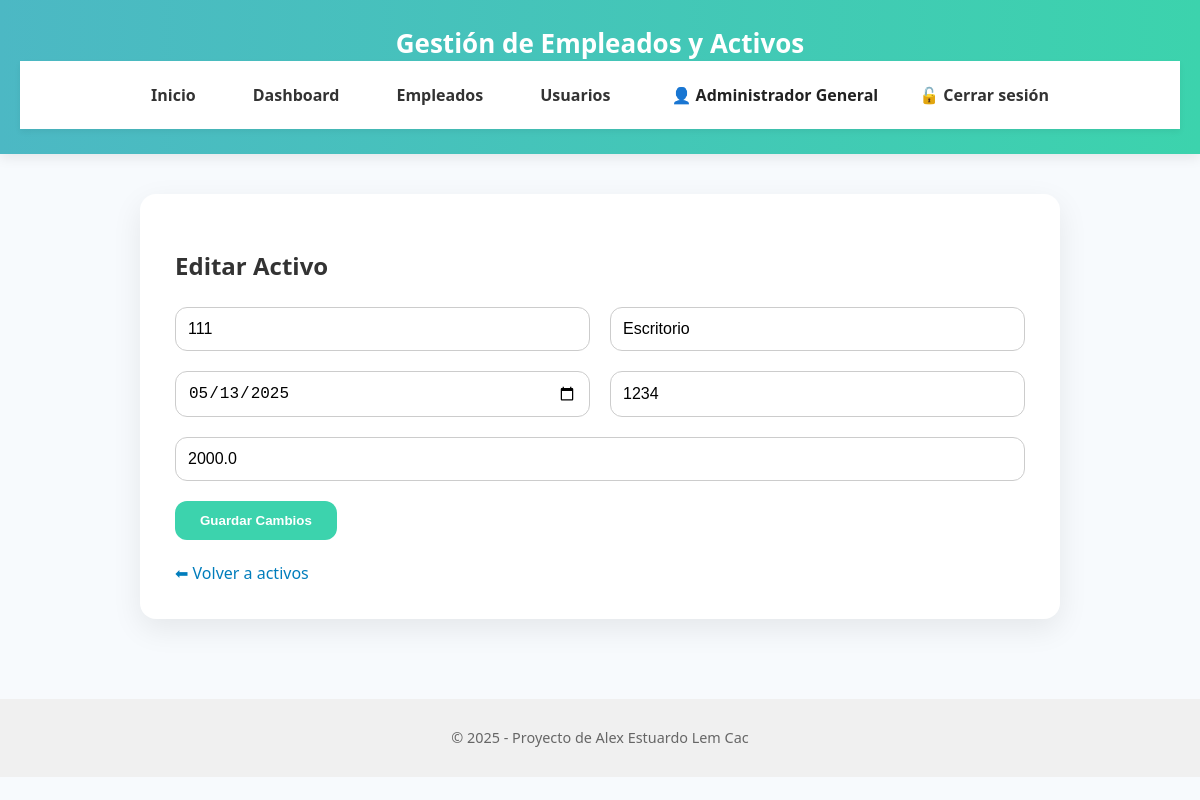
The page /activos/editar/1 (signed in) on the database its author committed.
### tables this page shows
CREATE TABLE activos (
    id INTEGER PRIMARY KEY AUTOINCREMENT,
    numero_activo TEXT UNIQUE NOT NULL,
    descripcion TEXT NOT NULL,
    fecha_compra TEXT NOT NULL,
    numero_factura TEXT NOT NULL,
    monto REAL NOT NULL,
    id_empleado INTEGER NOT NULL,
    FOREIGN KEY(id_empleado) REFERENCES empleados(id)
);

### controllers/activos.py (the view, shortened to what this page needs)
@activos_bp.route('/editar/<int:id_activo>', methods=['GET', 'POST'])
@login_required
@admin_required
def editar_activo(id_activo):
    if request.method == 'GET':
        activo = obtener_activo_por_id(id_activo)
        return render_template('editar_activo.html', activo=activo)

### models/activo_model.py (called while the page is built)
def conectar():
    return sqlite3.connect(Config.DATABASE)

def obtener_activo_por_id(id_activo):
    conn = conectar()
    cursor = conn.cursor()
    cursor.execute("SELECT * FROM activos WHERE id = ?", (id_activo,))
    activo = cursor.fetchone()
    conn.close()
    return activo

### utils/decoradores.py (called while the page is built)
def login_required(f):
    @wraps(f)
    def decorated_function(*args, **kwargs):
        if 'usuario' not in session:
            flash("Debes iniciar sesión para acceder.", "error")
            return redirect(url_for('inicio'))
        return f(*args, **kwargs)
    return decorated_function

def admin_required(f):
    @wraps(f)
    def wrapper(*args, **kwargs):
        if session.get('rol') != 'admin':
            flash("Acceso restringido a administradores.", "error")
            return redirect(url_for('inicio'))
        return f(*args, **kwargs)
    return wrapper

### templates/editar_activo.html (shortened to what this page needs)
{% extends "base.html" %}
{% block content %}
<div class="contenedor">
  <h2>Editar Activo</h2>
  <form method="POST" class="formulario-grid">
    <div class="form-row">
      <input type="text" name="numero_activo" value="{{ activo[1] }}" placeholder="Número de Activo" required>
      <input type="text" name="descripcion" value="{{ activo[2] }}" placeholder="Descripción" required>
    </div>
    <div class="form-row">
      <input type="date" name="fecha_compra" value="{{ activo[3] }}" required>
      <input type="text" name="numero_factura" value="{{ activo[4] }}" placeholder="Factura" required>
    </div>
    <div class="form-row">
      <input type="number" name="monto" value="{{ activo[5] }}" step="0.01" placeholder="Monto" required>
    </div>
    <div class="form-row">
      <button type="submit">Guardar Cambios</button>
    </div>
  </form>
  <br>
  <a href="{{ url_for('activos_bp.ver_activos', id_empleado=activo[6]) }}">⬅ Volver a activos</a>
</div>
{% endblock %}

### static/css/estilo.css (style rules this page uses)
body { font-family: 'Segoe UI', sans-serif; margin: 0; background-color: #f7fafd; color: #333; }
.contenedor { background: white; padding: 35px; max-width: 850px; margin: auto; border-radius: 16px; box-shadow: 0 10px 30px rgba(0, 0, 0, 0.08); }
.formulario-grid { display: flex; flex-direction: column; gap: 20px; margin-top: 25px; }
.form-row { display: flex; flex-wrap: wrap; gap: 20px; }
.form-row input, .form-row select { flex: 1; padding: 12px; font-size: 16px; border: 1px solid #ccc; border-radius: 12px; outline-color: #3CD3AD; }
.form-row button, button { background-color: #3CD3AD; color: white; padding: 12px 25px; border: none; border-radius: 12px; font-weight: bold; cursor: pointer; transition: background 0.3s ease; }
a { color: #007dbc; text-decoration: none; font-weight: 500; }

### rows shown on the page
activos: numero_activo "111", descripcion "Escritorio", fecha_compra "05/13/2025", numero_factura "1234", monto "2000.0"

### other values the page prints
{{ session['usuario'] }} "Administrador General"
